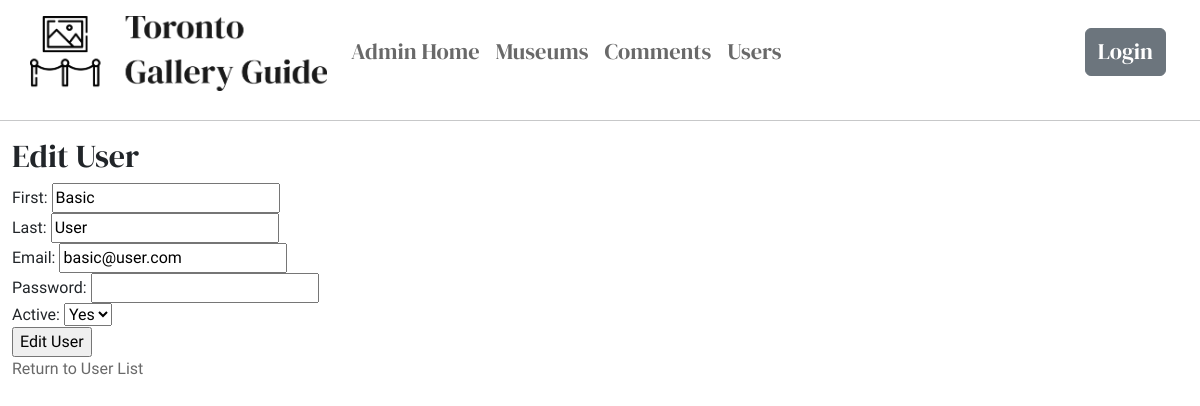
/admin/users_edit.php?id=4 (signed in), run on the app's committed database.
### tables this page shows
CREATE TABLE `users` (
  `id` int(10) UNSIGNED NOT NULL,
  `first` varchar(25) DEFAULT NULL,
  `last` varchar(25) DEFAULT NULL,
  `email` varchar(100) DEFAULT NULL,
  `password` varchar(100) DEFAULT NULL,
  `active` enum('Yes','No') NOT NULL DEFAULT 'Yes',
  `permission` tinyint(1) NOT NULL DEFAULT '0',
  `dateAdded` datetime NOT NULL DEFAULT CURRENT_TIMESTAMP ON UPDATE CURRENT_TIMESTAMP
);

### admin/users_edit.php (the view, shortened to what this page needs)
<?php
include( '../includes/database.php' );
if( isset( $_GET['id'] ) )
{
  $query = 'SELECT *
    FROM users
    WHERE id = '.$_GET['id'].'
    LIMIT 1';
  $result = mysqli_query( $connect, $query );
  $record = mysqli_fetch_assoc( $result );
}
include( '../includes/header.php' );
?>
<h2>Edit User</h2>
<form method="post">
  <label for="first">First:</label>
  <input type="text" name="first" id="first" value="<?php echo htmlentities( $record['first'] ); ?>">
  <br>
  <label for="last">Last:</label>
  <input type="text" name="last" id="last" value="<?php echo htmlentities( $record['last'] ); ?>">
  <br>
  <label for="email">Email:</label>
  <input type="email" name="email" id="email" value="<?php echo htmlentities( $record['email'] ); ?>">
  <br>
  <label for="password">Password:</label>
  <input type="password" name="password" id="password">
  <br>
  <label for="active">Active:</label>
  <?php
  $values = array( 'Yes', 'No' );
  echo '<select name="active" id="active">';
  foreach( $values as $key => $value )
  {
    echo '<option value="'.$value.'"';
    if( $value == $record['active'] ) echo ' selected="selected"';
    echo '>'.$value.'</option>';
  }
  echo '</select>';
  ?>
  <br>
  <input type="submit" value="Edit User">
</form>
<p><a href="users.php"><i class="fas fa-arrow-circle-left"></i> Return to User List</a></p>
<?php
include( '../includes/footer.php' );
?>

### admin/css/styles.css (style rules this page uses)
h1, h2, h3, h4, h5, h6 { font-family: "DM Serif Display", serif; }
body { font-family: "Quattrocento", serif; }
a:link, a:active, a:visited { text-decoration: none; color: #696969; }

### data on the page
users: first "Basic", last "User", email "basic@user.com", active "Yes"
